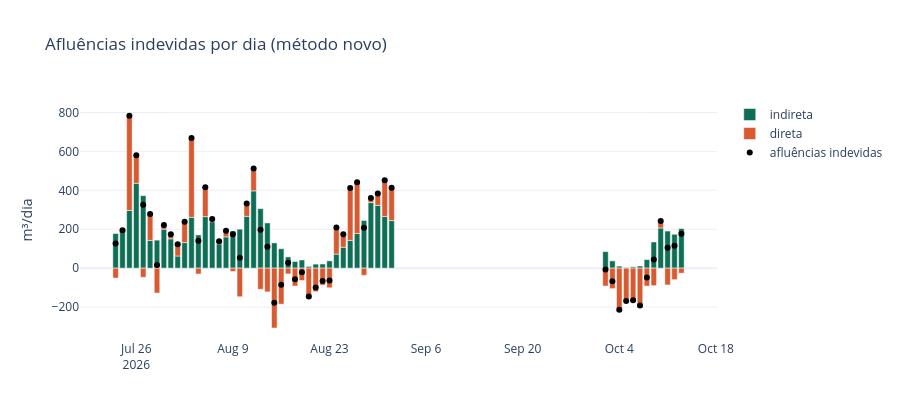

The cell this chart's notebook holds for it:
### Markdown cell above
## Check 2: daily totals

Afluências indevidas per day should not be negative. Days below zero are days when the caudal was below the typical esgoto: either sewage really was lower that day (holidays, people away), or something else in the network changed the flow.

### Code cell
diarios = v.totais_diarios(novo.horas)
dias = [pd.Timestamp(d) for d in diarios.index]
fig = go.Figure()
fig.add_trace(go.Bar(x=dias, y=diarios["indireta"], name="indireta", marker_color="#0F6E56"))
fig.add_trace(go.Bar(x=dias, y=diarios["direta"], name="direta", marker_color="#D85A30"))
fig.add_trace(go.Scatter(x=dias, y=diarios["afluencias_indevidas"], name="afluências indevidas", mode="markers", marker=dict(color="black", size=6)))
fig.update_layout(barmode="relative", height=420, template="plotly_white", yaxis_title="m³/dia",
                  title="Afluências indevidas por dia (método novo)")
fig.show()
display(pd.DataFrame({"método novo": v.resumo(novo.horas), "método atual": v.resumo(atual)}).round(1))
